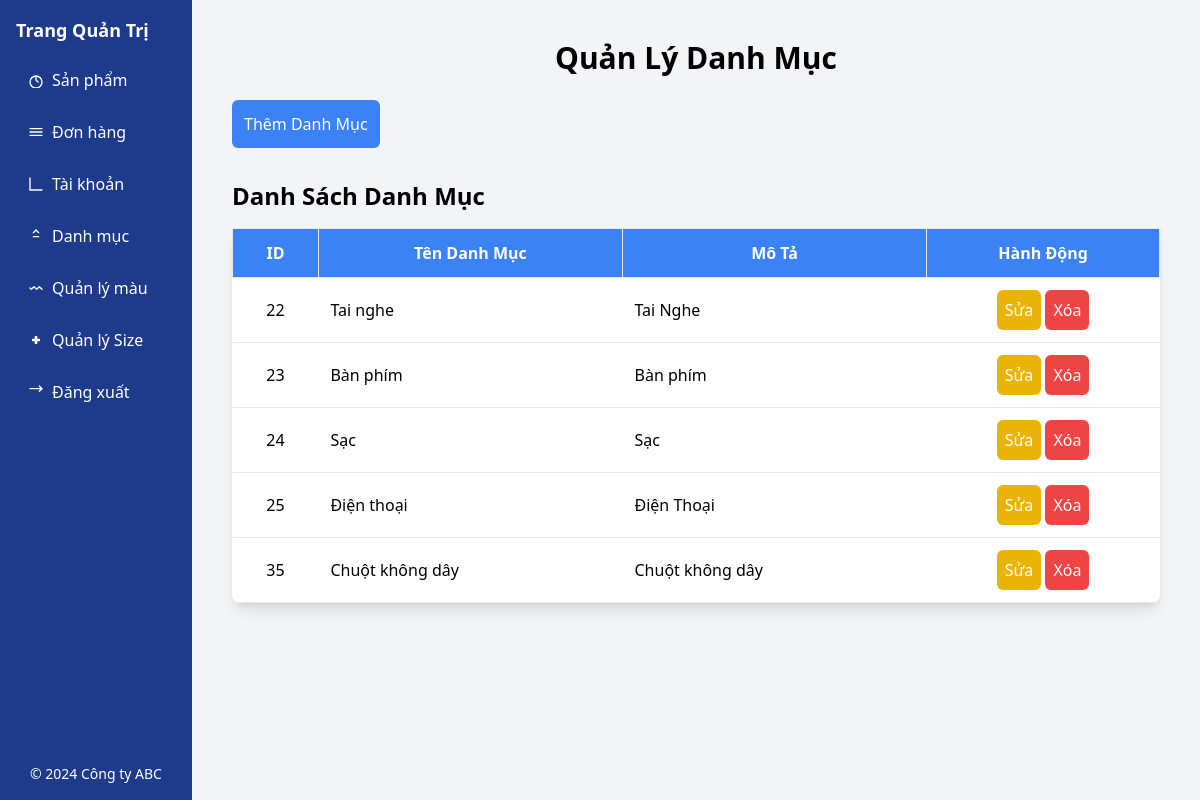
The app's page /admin/danhmuc.php with its own data.
### tables this page shows
CREATE TABLE IF NOT EXISTS `categories` (
  `catagory_id` int NOT NULL AUTO_INCREMENT,
  `name` varchar(255) NOT NULL,
  `description` text,
  `created_at` timestamp NULL DEFAULT CURRENT_TIMESTAMP,
  `updated_at` timestamp NULL DEFAULT CURRENT_TIMESTAMP ON UPDATE CURRENT_TIMESTAMP,
  PRIMARY KEY (`catagory_id`)
);

### class/Db.php (called while the page is built, shortened)
<?php
class Db
{
  public static $conn = null;
  function __construct()
  {
    Db::$conn = new PDO("mysql:host=localhost; dbname=e1", 'root', '');
    Db::$conn->setAttribute(PDO::ATTR_ERRMODE, PDO::ERRMODE_EXCEPTION);
  }
  function selectSQL($sql, $arrParam = [])
  {
    $stm = Db::$conn->prepare($sql);
    $stm->execute($arrParam);
    return $stm->fetchAll(PDO::FETCH_ASSOC);
  }
}

### class/Catagory.php (called while the page is built, shortened)
<?php
class Catagory extends Db
{
    public function all()
    {
        return $this->selectSQL('SELECT * FROM categories');
    }
}

### admin/danhmuc.php (the view, shortened to what this page needs)
<?php
$catagory = new Catagory();
$categories = $catagory->all();
?>
<!DOCTYPE html>
<html lang="vi">
<head>
    <script src="https://cdn.tailwindcss.com"></script>
</head>
<body class="bg-gray-100">
    <div class='flex '>
        <?php include './views/navAdmin.php'; ?>
        <div class='flex-1 p-4'>
            <div class="container mx-auto p-6">
                <h1 class="text-3xl font-bold text-center mb-6">Quản Lý Danh Mục</h1>
                <button onclick="openModal('add')" class="bg-blue-500 text-white p-3 rounded-md mb-8">Thêm Danh
                    Mục</button>
                <h2 class="text-2xl font-semibold mb-4">Danh Sách Danh Mục</h2>
                <table class="w-full table-auto border-collapse bg-white rounded-lg shadow-lg">
                    <thead class="bg-blue-500 text-white">
                        <tr>
                            <th class="p-3 border">ID</th>
                            <th class="p-3 border">Tên Danh Mục</th>
                            <th class="p-3 border">Mô Tả</th>
                            <th class="p-3 border">Hành Động</th>
                        </tr>
                    </thead>
                    <tbody>
                        <?php foreach ($categories as $row): ?>
                            <tr class="border-b">
                                <td class="p-3 text-center"><?php echo $row['catagory_id']; ?></td>
                                <td class="p-3"><?php echo $row['name']; ?></td>
                                <td class="p-3"><?php echo $row['description']; ?></td>
                                <td class="p-3 text-center">
                                    <button
                                        onclick="openModal('edit', <?php echo $row['catagory_id']; ?>, '<?php echo $row['name']; ?>', '<?php echo $row['description']; ?>')"
                                        class="bg-yellow-500 text-white p-2 rounded-md">Sửa</button>
                                    <button onclick="openDeleteModal(<?php echo $row['catagory_id']; ?>)"
                                        class="bg-red-500 text-white p-2 rounded-md">Xóa</button>
                                </td>
                            </tr>
                        <?php endforeach; ?>
                    </tbody>
                </table>
            </div>
        </div>
    </div>
</body>
</html>

### records on screen
categories: catagory_id "22", name "Tai nghe", description "Tai Nghe"
categories: catagory_id "23", name "Bàn phím", description "Bàn phím"
categories: catagory_id "24", name "Sạc", description "Sạc"
categories: catagory_id "25", name "Điện thoại", description "Điện Thoại"
categories: catagory_id "35", name "Chuột không dây", description "Chuột không dây"
